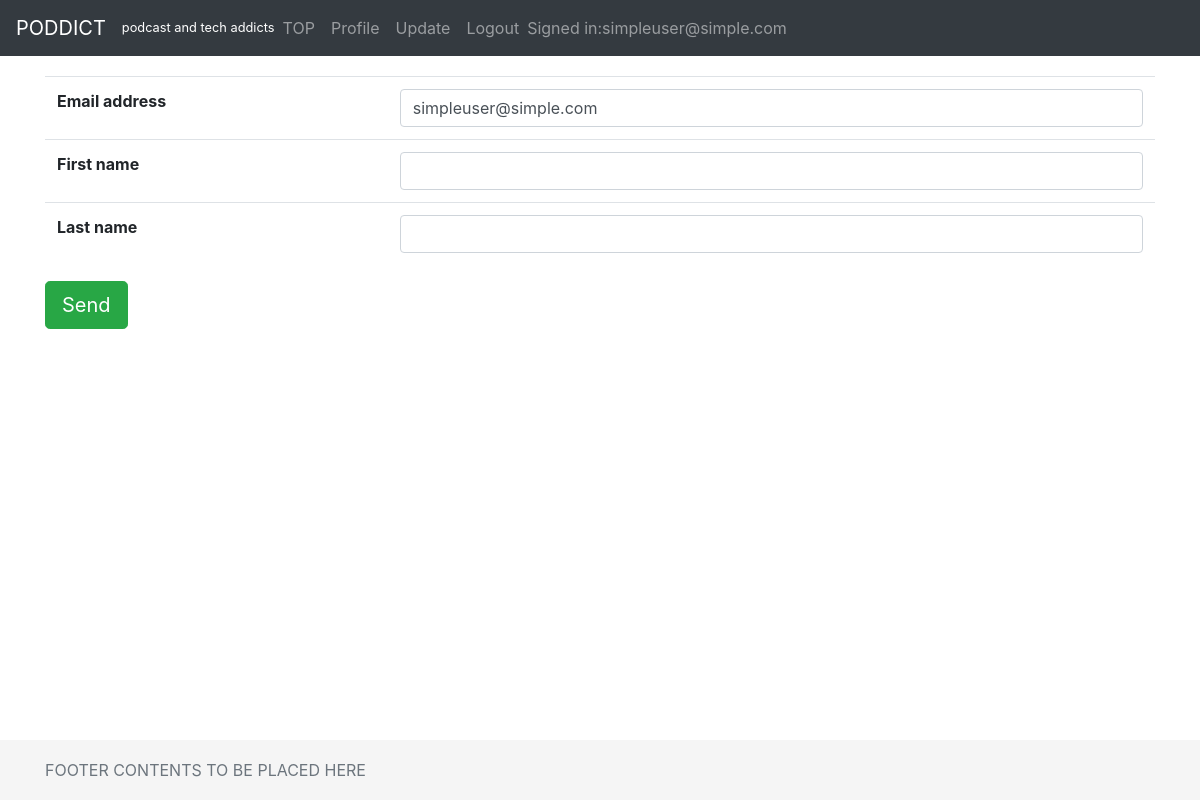
Before: /register/user_update/3/ (signed in) with the older database file.
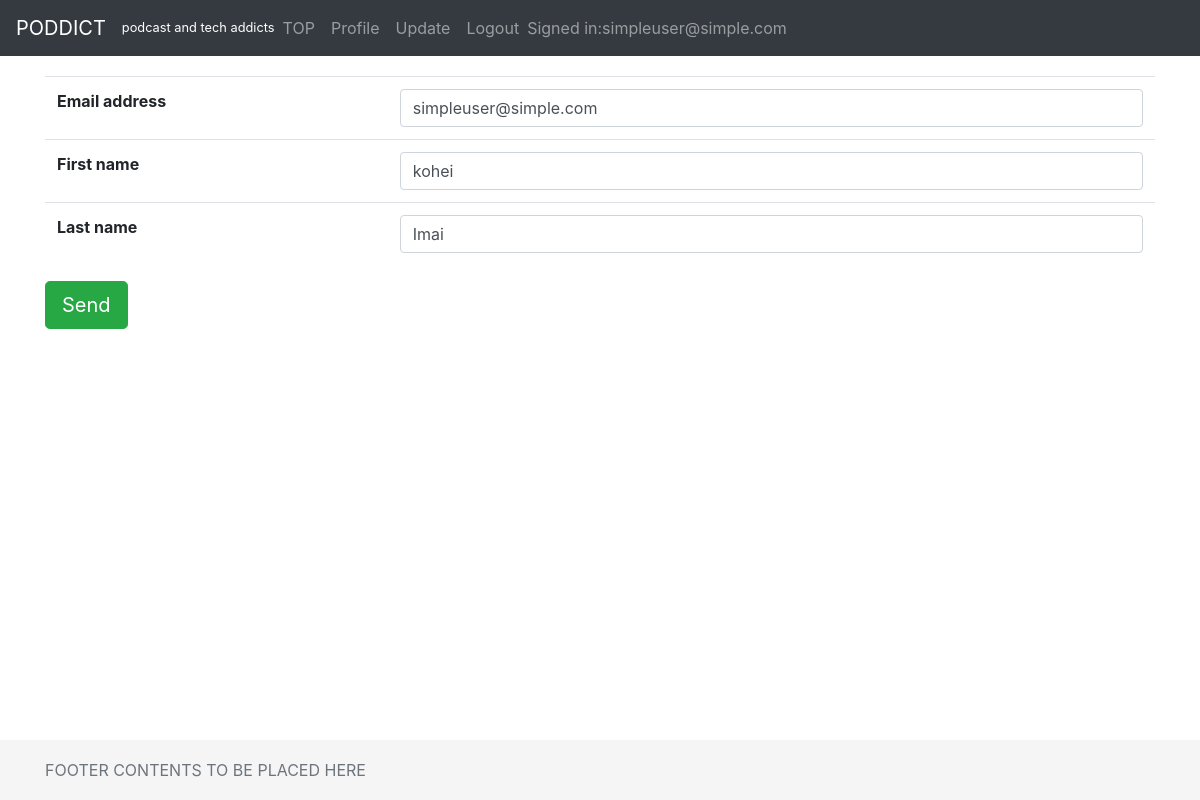
After: the same page with the newer database file.
### register/models.py (models this page shows, shortened)
    class User(AbstractBaseUser, PermissionsMixin):
        email = models.EmailField(_('email address'),unique=True)
        first_name = models.CharField(_('first name'),max_length=30,blank=True)
        last_name = models.CharField(_('last name'),max_length=150,blank=True)
        is_staff = models.BooleanField(
            _('staff status'),
            default=False,
            help_text=_(
                'Designates whether the user can log into this admin site.'),
        )
        is_active = models.BooleanField(
            _('active'),
            default=True,
            help_text=_(
                'Designates wheter this user should be treated as active.'
                'Unselect this instead of deleting accounts.'
            ),
        )
        date_joined = models.DateTimeField(_('date joined'),default=timezone.now)
        objects = UserManager()
        EMAIL_FIELD = 'email'
        USERNAME_FIELD = 'email'
        REQUIRED_FIELDS = []
        class Meta:
            verbose_name = _('user')
            verbose_name_plural = _('users')

### register/views.py (the view, shortened to what this page needs)
# urls.py: path('user_update/<int:pk>/', views.UserUpdate.as_view(), name='user_update'),
class UserUpdate(OnlyYouMixin, generic.UpdateView):
    model = User
    form_class = UserUpdateForm
    template_name = 'register/user_form.html'

### register/forms.py
class UserUpdateForm(forms.ModelForm):
    class Meta:
        model = User
        if User.USERNAME_FIELD == 'email':
            fields = ('email', 'first_name', 'last_name')
        else:
            fields = ('username', 'email', 'first_name', 'last_name')
    def __init__(self, *args, **kwargs):
        super().__init__(*args, **kwargs)
        for field in self.fields.values():
            field.widget.attrs['class'] = 'form-control'

### register/views.py (called while the page is built)
    def test_func(self):
        user = self.request.user
        return user.pk == self.kwargs['pk'] or user.is_superuser

### templates/register/user_form.html (shortened to what this page needs)
{% extends "base.html" %}
{% block contents %}
<form action="" method="POST">
  <table class="table">
    <tbody>
      {% for field in form %}
        <tr>
          <th><label for="{{ field.id_for_label }}">{{ field.label }}</label></th>
          <td>{{ field }} {{field.erros }}</td>
        </tr>
      {% endfor %}
    </tbody>
  </table>
  <button type="submit" class="btn btn-success btn-lg">Send</button>
</form>
{% endblock %}

### pdblog/templates/base.html (shortened to what this page needs)
{% load staticfiles %}
<!doctype html>
<html lang="en">
  <head>
    <link href="{% static 'css/sticky-footer-navbar.css' %}" rel="stylesheet">
    <link href="{% static 'css/pd_bootstrap.css' %}" rel="stylesheet">
</head>
  <body>
    <header>
      <nav class="navbar navbar-expand-md navbar-dark fixed-top bg-dark">
        <a class="navbar-brand" href="{% url 'pdblog:article_list' %}">PODDICT</a>
        <small style="Color:white">podcast and tech addicts</small>
        <div class="collapse navbar-collapse" id="navbarCollapse">
          <ul class="navbar-nav mr-auto">
            <li class="nav-item {% block nav_activate %}{% endblock %}">
              <a class="nav-link" href="{% url 'pdblog:article_list' %}">TOP<span class="sr-only">(current)</span></a></li>
            {% if user.is_authenticated %}
            <li><a class="nav-item nav-link" href="{% url 'register:user_detail' user.pk %}">Profile</a></li>
            <li><a class="nav-item nav-link" href="{% url 'register:user_update' user.pk %}">Update</a></li>
            <li><a class="nav-item nav-link" href="{% url 'register:logout' %}">Logout</a></li>
            <li class="navbar-text">Signed in:{{ user }}</li>
            {% else %}
            <li class="nav-item"><a class="nav-item nav-link" href="{% url 'register:login' %}">
              Login.
              </a>
            </li>
            {% endif %}
          </ul>
        </div>
      </nav>
    </header>
    <main role="main" class="container mt-3">
        {% block contents %}{% endblock %}
    </main>
    <footer class="footer">
      <div class="container">
        <span class="text-muted"> FOOTER CONTENTS TO BE PLACED HERE </span>
      </div>
    </footer>
 </body>
</html>

Changed rows visible on the page:
changed User "simpleuser@simple.com": first_name (not shown) → "kohei"; last_name (not shown) → "Imai"
